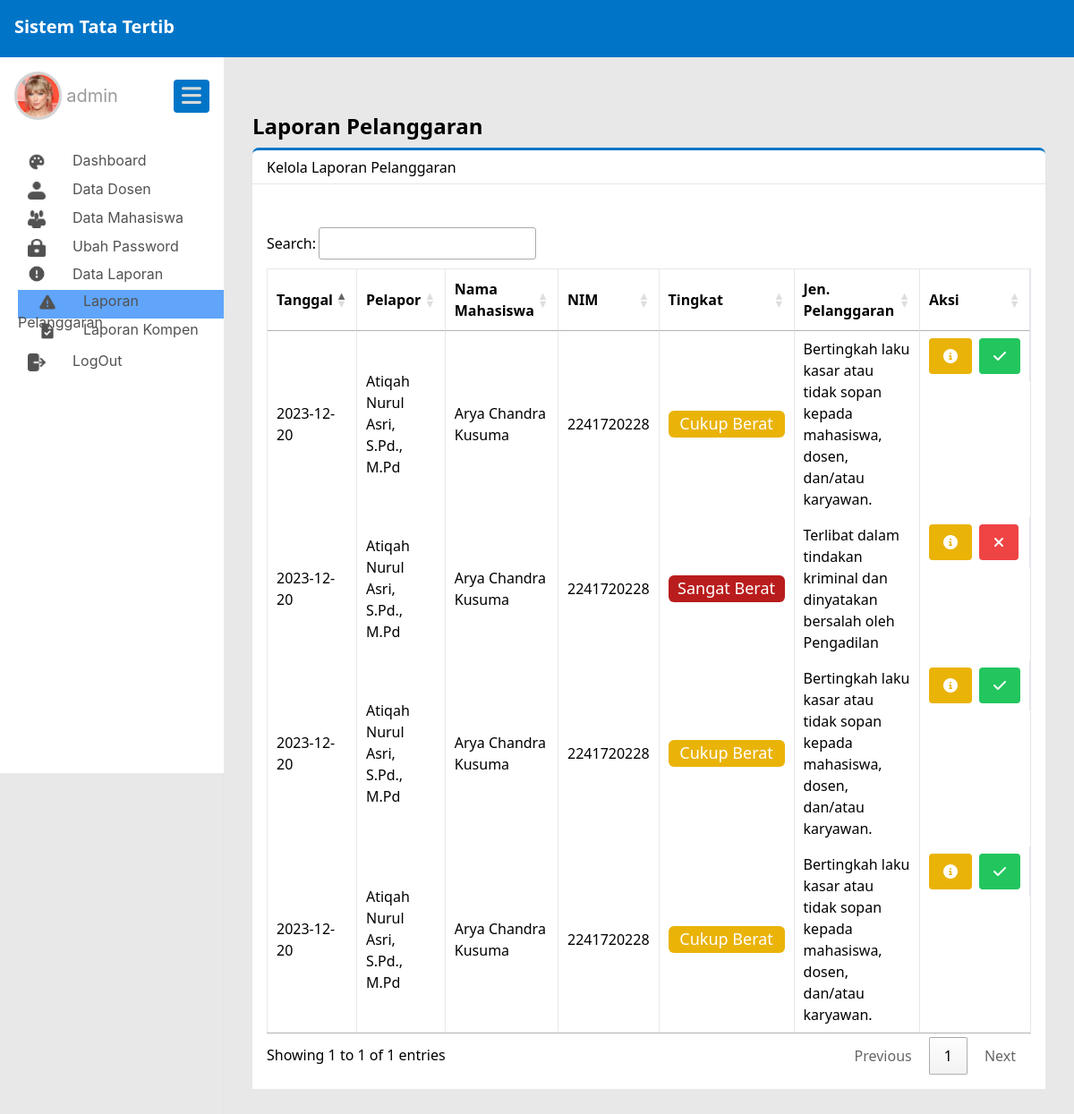
The app's page /public/admin/laporanPelanggaran (signed in) with its own data.
### tables this page shows
CREATE TABLE `pengaduan` (
  `pengaduan_id` int(11) NOT NULL,
  `nip` varchar(20) NOT NULL,
  `nim` varchar(20) NOT NULL,
  `pelanggaran_id` int(11) NOT NULL,
  `bukti_pelanggaran` varchar(200) NOT NULL,
  `tanggal_pengaduan` date NOT NULL,
  `status_pengaduan` enum('valid','tidak valid','proses') NOT NULL,
  `catatan` text NOT NULL
);

CREATE TABLE `dosen` (
  `nip` varchar(50) NOT NULL,
  `nama` varchar(50) NOT NULL,
  `TTL` varchar(50) NOT NULL,
  `jenis_kelamin` enum('L','P') NOT NULL,
  `jabatan` varchar(50) NOT NULL,
  `email` varchar(50) NOT NULL,
  `no_phone` int(11) NOT NULL,
  `alamat` varchar(100) NOT NULL,
  `dosen_img` varchar(150) NOT NULL,
  `user_id` int(11) NOT NULL
);

CREATE TABLE `mahasiswa` (
  `nim` varchar(20) NOT NULL,
  `prodi_id` int(11) NOT NULL,
  `nama` varchar(50) NOT NULL,
  `TTL` varchar(50) NOT NULL,
  `jenis_kelamin` enum('L','P') NOT NULL,
  `alamat` varchar(100) NOT NULL,
  `email` varchar(50) NOT NULL,
  `no_phone` varchar(11) NOT NULL,
  `phone_ortu` varchar(20) NOT NULL,
  `jumlah_pelanggaran` int(11) NOT NULL,
  `mahasiswa_img` varchar(200) NOT NULL,
  `user_id` int(11) NOT NULL
);

CREATE TABLE `pelanggaran` (
  `pelanggaran_id` int(11) NOT NULL,
  `pelanggaran` varchar(500) NOT NULL,
  `tingkat` int(11) NOT NULL,
  `sanksi_id` int(11) NOT NULL
);

### app/core/Controller.php (called while the page is built, shortened)
<?php
class Controller{
    public function view($view, $data = []){
        require_once '../app/views/' . $view . '.php';
    }
    public function model($model){
        return new $model;
    }
}

### app/controllers/Admin.php (called while the page is built, shortened)
<?php
class Admin extends Controller{
    public function laporanPelanggaran(){
        $data['judul'] = 'Admin Page';
        $data['Pelanggaran'] = $this->model('Admin_model')->getLaporanPelanggaran();
        $this->view('admin/laporanPelanggaran', $data);
    }
}

### app/core/App.php (called while the page is built, shortened)
<?php
class App
{
    protected $method = 'index';
    protected $params = [];
    public function __construct()
    {
        $url = $this->parseURL();
        if(file_exists('../app/controllers/' . $url[0] . '.php')){
            unset($url[0]);
        }
        $this->controller = new $this->controller;
        if(isset($url[1])){
            if(method_exists($this->controller, $url[1])){
                $this->method = $url[1];
            }
        }
        call_user_func_array([$this->controller, $this->method], $this->params);
    }
    public function parseURL()
    {
        if (isset($_GET['url'])) {
            $url = rtrim($_GET['url'], '/');
            $url = filter_var($url, FILTER_SANITIZE_URL);
            $url = explode('/', $url);
            return $url;
        }
    }
}

### public/index.php (called while the page is built, shortened)
<?php
$app = new App;

### app/core/Database.php (called while the page is built, shortened)
<?php
class Database
{
    private $host = DB_HOST;
    private $user = DB_USER;
    private $pass = DB_PASS;
    private $db_name = DB_NAME;
    private $dbh;
    private $stmt;
    public function __construct()
    {
        $dsn = 'mysql:host=' . $this->host . ';dbname=' . $this->db_name;
        $option = [
            PDO::ATTR_PERSISTENT => true,
            PDO::ATTR_ERRMODE => PDO::ERRMODE_EXCEPTION
        ];
        try {
            $this->dbh = new PDO($dsn, $this->user, $this->pass, $option);
        } catch (PDOException $e) {
            die($e->getMessage());
        }
    }
    public function query($query)
    {
        $this->stmt = $this->dbh->prepare($query);
    }
    public function execute()
    {
        $this->stmt->execute();
    }
    public function resultSet()
    {
        $this->execute();
        return $this->stmt->fetchAll(PDO::FETCH_ASSOC);
    }
}

### app/models/Admin_model.php (called while the page is built, shortened)
<?php
class Admin_model
{
    private $table1 = 'dosen';
    private $table2 = 'mahasiswa';
    private $table3 = 'pengaduan';
    private $table4 = 'pelanggaran';
    private $db;
    public function __construct()
    {
        $this->db = new Database;
    }
    public function getLaporanPelanggaran()
    {
        $this->db->query('SELECT p.pengaduan_id, p.status_pengaduan, p.tanggal_pengaduan, d.nama as nama_dosen, m.nama, m.nim, pe.tingkat, pe.pelanggaran
        FROM ' . $this->table3 . ' AS p
        JOIN ' . $this->table1 . ' AS d ON p.nip = d.nip
        JOIN ' . $this->table2 . ' AS m ON p.nim = m.nim
        JOIN ' . $this->table4 . ' AS pe ON p.pelanggaran_id = pe.pelanggaran_id');
        return $this->db->resultSet();
    }
}

### app/views/admin/laporanPelanggaran.php (the view, shortened to what this page needs)
<div class="flex-1 pl-8 pb-8 pt-6 pr-8 shadow-sm main_content">
  <div id="laporan_pelanggaran">
    <h1 class="text-2xl font-bold mb-2">Laporan Pelanggaran</h1>
    <div class="flex bg-white h-10 items-center shadow-sm subtitle_dashboard">
      <div class="flex-1 ml-4">Kelola Laporan Pelanggaran</div>
    </div>
    <div class="flex bg-white">
      <div class="flex-1 bg-white p-4">
        <div class="grid grid-cols-1 gap-4">
          <div class="container mx-auto mt-8 containerTableDosen overflow-x-auto">
            <table id="tableLaporan" class="min-w-full border ">
              <thead>
                <tr class="border-b">
                  <th class="py-2 px-4 border-r">Tanggal</th>
                  <th class="py-2 px-4 border-r">Pelapor</th>
                  <th class="py-2 px-4 border-r">Nama Mahasiswa</th>
                  <th class="py-2 px-4 border-r">NIM</th>
                  <th class="py-2 px-4 border-r">Tingkat</th>
                  <th class="py-2 px-4 border-r">Jen. Pelanggaran</th>
                  <th class="py-2 px-4 border-r">Aksi</th>
                </tr>
              </thead>
              <?php
              foreach ($data['Pelanggaran'] as $row) :
              ?>
                <tbody>
                  <tr class="border-b">
                    <td class="py-2 px-4 border-r"><?= $row['tanggal_pengaduan']; ?></td>
                    <td class="py-2 px-4 border-r"><?= $row['nama_dosen']; ?></td>
                    <td class="py-2 px-4 border-r">
                      <p class="nama_dosen_table inline"><?= $row['nama']; ?></p>
                    </td>
                    <td class="py-2 px-4 border-r">
                      <p class="nama_dosen_table inline"><?= $row['nim']; ?></p>
                    </td>
                    <td class="py-2 px-4 border-r text-center"><?php
                                                                if ($row['tingkat'] == '1') {
                                                                  echo '<div class="w-[130px] h-[30px] rounded-md bg-red-700 px-1 text-lg font-medium text-white">Sangat Berat</div>';
                                                                } elseif ($row['tingkat'] == '2') {
                                                                  echo '<div class="w-[130px] h-[30px] rounded-md bg-orange-600 px-1 text-lg font-medium text-white">Berat</div>';
                                                                } elseif ($row['tingkat'] == '3') {
                                                                  echo '<div class="w-[130px] h-[30px] rounded-md bg-yellow-500 px-1 text-lg font-medium text-white">Cukup Berat</div>';
                                                                } elseif ($row['tingkat'] == '4') {
                                                                  echo '<div class="w-[130px] h-[30px] rounded-md bg-yellow-200 px-1 text-lg font-medium text-yellow-600">Sedang</div>';
                                                                } elseif ($row['tingkat'] == '5') {
                                                                  echo '<div class="w-[130px] h-[30px] rounded-md bg-green-200 px-1 text-lg font-medium text-green-700">Ringan</div>';
                                                                }
                                                                ?></td>
                    <td class="py-2 px-4 border-r"><?= $row['pelanggaran']; ?></td>
                    <td class="py-2 px-4 border-r flex p-2 gap-2 ">
                      <a href="#" onclick="showModalKompen(<?= $row['pengaduan_id']; ?>);" class="bg-yellow-500 hover:bg-yellow-700 sm:right-[-100px] text-white font-bold py-2 px-4 rounded inline"><i class="fas fa-info-circle"></i></a>
                      <?php if ($row['status_pengaduan'] ==  'valid') { ?>
                        <button class="bg-green-500 sm:right-[-100px] text-white font-bold py-2 px-4 rounded inline"><i class="fa-solid fa-check"></i></button>
                      <?php } else if ($row['status_pengaduan'] ==  'tidak valid') { ?>
                        <button class="bg-red-500 sm:right-[-100px] text-white font-bold py-2 px-4 rounded inline"><i class="fas fa-times"></i>
                        </button>
                      <?php } else if ($row['status_pengaduan'] ==  'proses') { ?>
                        <button class="bg-blue-500 sm:right-[-100px] text-white font-bold py-2 px-4 rounded inline"><i class="fas fa-spinner"></i>
                          </a>
                        <?php } else if ($row['status_pengaduan'] == 'baru') { ?>
                          <button class="bg-blue-500 sm:right-[-100px] text-white font-bold py-2 px-4 rounded inline"><i class="fas fa-check"></i>
                          </button>
                        <?php } ?>
                    </td>
                  </tr>
                <?php
              endforeach;
                ?>
                </tbody>
            </table>
          </div>
        </div>
      </div>
    </div>
  </div>
</div>

### public/css/style.css (style rules this page uses)
.main_content { margin-left: 250px; margin-top: 64px; }
.main { background: #e8e8e8; }
.subtitle_dashboard { border-top: solid; border-radius: 7px 7px 0px 0px; border-color: #0075c8; }

### records on screen
pengaduan: tanggal_pengaduan "2023-12-20", nip.nama "Atiqah Nurul Asri, S.Pd., M.Pd", nim.nama "Arya Chandra Kusuma", nim.nim "2241720228", shows "Cukup Berat", pelanggaran.pelanggaran "Bertingkah laku kasar atau tidak sopan kepada mahasiswa, dosen, dan/atau karyawan.", status_pengaduan "valid" (drawn)
pengaduan: tanggal_pengaduan "2023-12-20", nip.nama "Atiqah Nurul Asri, S.Pd., M.Pd", nim.nama "Arya Chandra Kusuma", nim.nim "2241720228", shows "Sangat Berat", pelanggaran.pelanggaran "Terlibat dalam tindakan kriminal dan dinyatakan bersalah oleh Pengadilan", status_pengaduan "tidak valid" (drawn)
pengaduan: tanggal_pengaduan "2023-12-20", nip.nama "Atiqah Nurul Asri, S.Pd., M.Pd", nim.nama "Arya Chandra Kusuma", nim.nim "2241720228", shows "Cukup Berat", pelanggaran.pelanggaran "Bertingkah laku kasar atau tidak sopan kepada mahasiswa, dosen, dan/atau karyawan.", status_pengaduan "valid" (drawn)
pengaduan: tanggal_pengaduan "2023-12-20", nip.nama "Atiqah Nurul Asri, S.Pd., M.Pd", nim.nama "Arya Chandra Kusuma", nim.nim "2241720228", shows "Cukup Berat", pelanggaran.pelanggaran "Bertingkah laku kasar atau tidak sopan kepada mahasiswa, dosen, dan/atau karyawan.", status_pengaduan "valid" (drawn)

### other values on screen
$_SESSION['username'] "admin"
